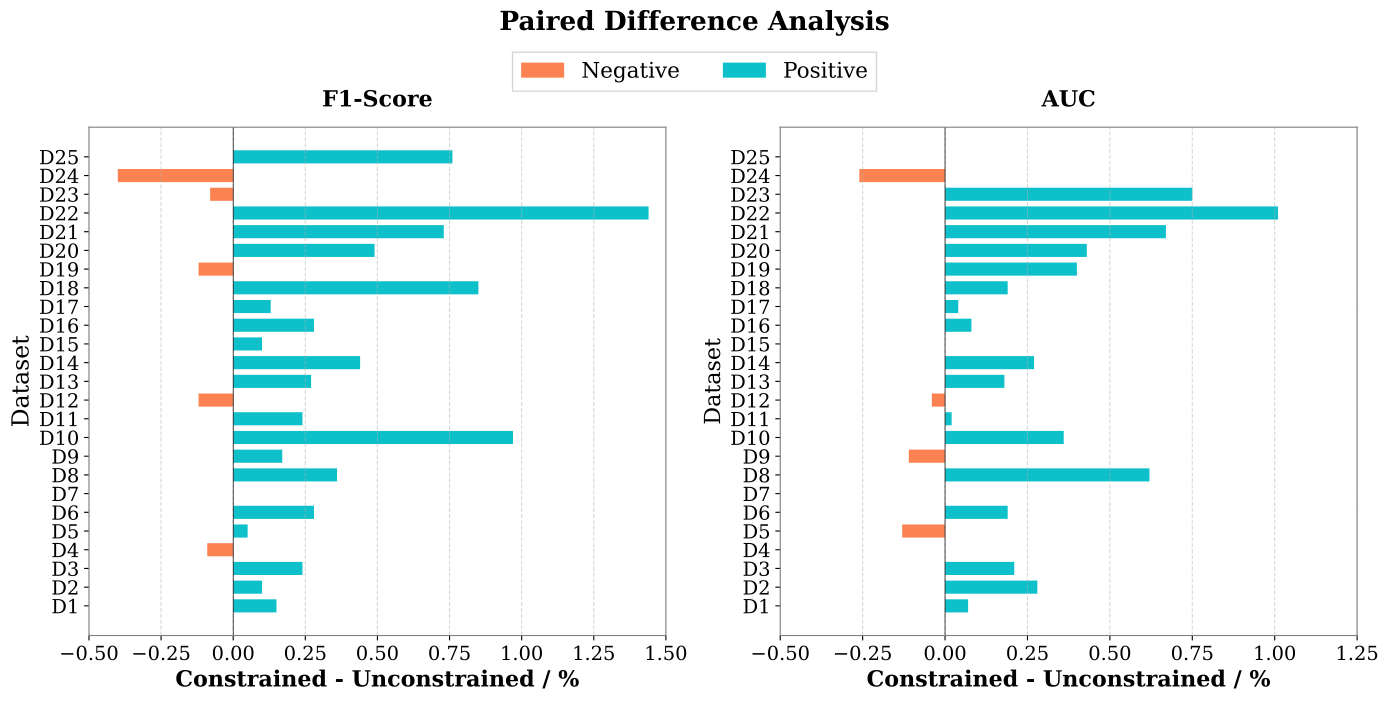

Reproduce this figure in Python.
import numpy as np
import pandas as pd
import matplotlib.pyplot as plt
import seaborn as sns

# 数据
datasets = ['D1', 'D2', 'D3', 'D4', 'D5', 'D6', 'D7', 'D8', 'D9', 'D10',
            'D11', 'D12', 'D13', 'D14', 'D15', 'D16', 'D17', 'D18', 'D19', 'D20',
            'D21', 'D22', 'D23', 'D24', 'D25']
cons_f = [84.31, 82.37, 89.95, 96.08, 96.71, 69.29, 100.0, 73.68, 65.47, 83.75,
          66.13, 95.14, 86.44, 76.8, 94.52, 90.75, 98.12, 78.42, 84.57, 83.91,
          64.13, 99.31, 82.16, 50.85, 100.0]
uncons_f = [84.16, 82.27, 89.71, 96.17, 96.66, 69.01, 100.0, 73.32, 65.3, 82.78,
            65.89, 95.26, 86.17, 76.36, 94.42, 90.47, 97.99, 77.57, 84.69, 83.42,
            63.4, 97.87, 82.24, 51.25, 99.24]
cons_auc = [90.13, 88.89, 95.1, 98.39, 98.99, 76.73, 100.0, 83.38, 72.21, 92.13,
            73.92, 99.12, 93.46, 79.51, 99.72, 95.25, 99.76, 83.86, 90.56, 97.35,
            78.84, 99.44, 79.7, 59.57, 100.0]
uncons_auc = [90.06, 88.61, 94.89, 98.39, 99.12, 76.54, 100.0, 82.76, 72.32, 91.77,
              73.9, 99.16, 93.28, 79.24, 99.72, 95.17, 99.72, 83.67, 90.16, 96.92,
              78.17, 98.43, 78.95, 59.83, 100.0]

# ============================================================================
# 设置参数：排序选项
# sort_by_difference = True  表示按差值大小排序
# sort_by_difference = False 表示按数据集顺序排列（D1, D2, ..., D25）
# ============================================================================
sort_by_difference = False

# 设置字体为New Times Roman
plt.rcParams['font.serif'] = ['DejaVu Serif']
plt.rcParams['font.family'] = 'serif'

# 计算差值
f1_diff = np.array(cons_f) - np.array(uncons_f)
auc_diff = np.array(cons_auc) - np.array(uncons_auc)

# 创建数据框
df_f1 = pd.DataFrame({
    'Dataset': datasets,
    'Difference': f1_diff
})

df_auc = pd.DataFrame({
    'Dataset': datasets,
    'Difference': auc_diff
})

# 根据排序选项处理数据
if sort_by_difference:
    df_f1 = df_f1.sort_values('Difference').reset_index(drop=True)
    df_auc = df_auc.sort_values('Difference').reset_index(drop=True)
    sort_label = "Sorted by Difference"
else:
    df_f1 = df_f1.reset_index(drop=True)
    df_auc = df_auc.reset_index(drop=True)
    sort_label = "Sorted by Dataset"

colors = ['#0DC0C9', '#FD8251']
colors = ['#FD8251', '#0DC0C9']
# 设置颜色
colors_f1 = [colors[0] if x < 0 else colors[1] for x in df_f1['Difference']]
colors_auc = [colors[0] if x < 0 else colors[1] for x in df_auc['Difference']]

# 创建并排的两张图
fig, axes = plt.subplots(1, 2, figsize=(14, 7))

# ============================================================================
# 绘制F1指标的配对差值图
# ============================================================================
ax1 = axes[0]
y_pos = np.arange(len(df_f1))

for i, (diff, color) in enumerate(zip(df_f1['Difference'], colors_f1)):
    ax1.barh(i, diff, color=color, height=0.7, edgecolor='none', linewidth=0.5)

# 直接设置 x 轴刻度的字体和大小
ax1.tick_params(axis='x', labelsize=14)
ax1.set_xticks([-0.5, -0.25, 0, 0.25, 0.5, 0.75, 1.0, 1.25, 1.50])
ax1.set_yticks(y_pos)
ax1.set_yticklabels(df_f1['Dataset'], fontsize=14)
ax1.set_xlabel('Constrained - Unconstrained / %',
               fontsize=16, family='serif', fontweight='bold')
ax1.set_ylabel('Dataset', fontsize=17)
ax1.set_title('F1-Score', fontsize=16, fontweight='bold', pad=15)
ax1.axvline(x=0, linestyle='-',color="black", linewidth=0.5)
ax1.grid(axis='x', alpha=0.5, linestyle='--')
ax1.tick_params(axis='both', labelsize=14)
for spine in ax1.spines.values():
    spine.set_color('gray')
ax1.set_xlim(-0.5, 1.5)
# ============================================================================
# 绘制AUC指标的配对差值图
# ============================================================================
ax2 = axes[1]
y_pos = np.arange(len(df_auc))

for i, (diff, color) in enumerate(zip(df_auc['Difference'], colors_auc)):
    ax2.barh(i, diff, color=color, height=0.7, edgecolor='none', linewidth=0.5)

# 直接设置 x 轴刻度的字体和大小
ax2.tick_params(axis='x', labelsize=14)
ax2.set_xticks([-0.5, -0.25, 0, 0.25, 0.5, 0.75, 1.0, 1.25])
ax2.set_yticks(y_pos)
ax2.set_yticklabels(df_auc['Dataset'], fontsize=14.5)
ax2.set_xlabel('Constrained - Unconstrained / %',
               fontsize=16, family='serif', fontweight='bold')
ax2.set_ylabel('Dataset', fontsize=16)
ax2.set_title('AUC', fontsize=16, fontweight='bold', pad=15)
ax2.axvline(x=0, linestyle='-', color="black",linewidth=0.5)
ax2.grid(axis='x', alpha=0.5, linestyle='--')
ax2.tick_params(axis='both', labelsize=14)
for spine in ax2.spines.values():
    spine.set_color('gray')
# 添加共同的图例
from matplotlib.patches import Patch

legend_elements = [Patch(facecolor=colors[0], label='Negative'),
                   Patch(facecolor=colors[1], label='Positive')]
fig.legend(handles=legend_elements, loc='upper center', ncol=2, fontsize=15.5,
           frameon=True, fancybox=False, bbox_to_anchor=(0.5, 0.95))

# 整体标题
fig.suptitle(f'Paired Difference Analysis',
             fontsize=19, family='serif', fontweight='bold', y=0.995)

plt.tight_layout(rect=[0, 0, 1, 0.96])
plt.savefig('./paired_difference_comparison.pdf', dpi=300, bbox_inches='tight')
plt.show()
print(f"配对差值图已保存 ({sort_label})")
print(f"文件名：paired_difference_comparison.pdf")
plt.close()
